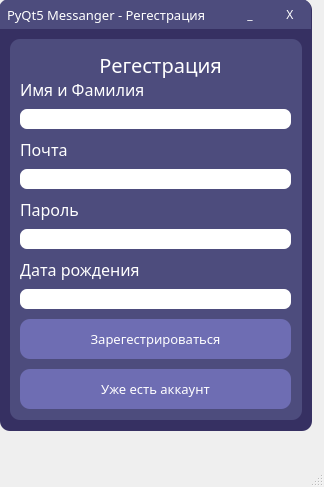
<?xml version="1.0" encoding="UTF-8"?>
<ui version="4.0">
 <class>MainWindow</class>
 <widget class="QMainWindow" name="MainWindow">
  <property name="geometry">
   <rect>
    <x>0</x>
    <y>0</y>
    <width>324</width>
    <height>487</height>
   </rect>
  </property>
  <property name="windowTitle">
   <string>MainWindow</string>
  </property>
  <widget class="QWidget" name="centralwidget">
   <widget class="QFrame" name="app">
    <property name="geometry">
     <rect>
      <x>0</x>
      <y>0</y>
      <width>312</width>
      <height>431</height>
     </rect>
    </property>
    <property name="styleSheet">
     <string notr="true">QFrame{
	border-radius: 10px;
	background-color: #363062;
}</string>
    </property>
    <property name="frameShape">
     <enum>QFrame::StyledPanel</enum>
    </property>
    <property name="frameShadow">
     <enum>QFrame::Raised</enum>
    </property>
    <widget class="QFrame" name="header">
     <property name="geometry">
      <rect>
       <x>-1</x>
       <y>-1</y>
       <width>312</width>
       <height>30</height>
      </rect>
     </property>
     <property name="styleSheet">
      <string notr="true">QFrame{
	border-bottom-left-radius: 0px;
	border-bottom-right-radius: 0px;
	background-color: #4D4C7D;
}</string>
     </property>
     <property name="frameShape">
      <enum>QFrame::StyledPanel</enum>
     </property>
     <property name="frameShadow">
      <enum>QFrame::Raised</enum>
     </property>
     <widget class="QPushButton" name="close_app">
      <property name="geometry">
       <rect>
        <x>271</x>
        <y>0</y>
        <width>40</width>
        <height>30</height>
       </rect>
      </property>
      <property name="font">
       <font>
        <family>Montserrat Black</family>
        <weight>50</weight>
        <bold>false</bold>
       </font>
      </property>
      <property name="styleSheet">
       <string notr="true">QPushButton{
	color: white;
	border: none;
	border-top-right-radius: 10px;
	background-color: #4D4C7D;
}

QPushButton:hover{
	background-color: #6e6db3;
}

QPushButton:pressed{
	color: #EA2F4E;
}</string>
      </property>
      <property name="text">
       <string>X</string>
      </property>
     </widget>
     <widget class="QPushButton" name="turn_app">
      <property name="geometry">
       <rect>
        <x>231</x>
        <y>0</y>
        <width>40</width>
        <height>30</height>
       </rect>
      </property>
      <property name="font">
       <font>
        <family>Montserrat Black</family>
       </font>
      </property>
      <property name="styleSheet">
       <string notr="true">QPushButton{
	color: white;
	border: none;
	background-color: #4D4C7D;
}

QPushButton:hover{
	background-color: #6e6db3;
}

QPushButton:pressed{
	color: #EA2F4E;
}</string>
      </property>
      <property name="text">
       <string>_</string>
      </property>
     </widget>
     <widget class="QLabel" name="name_program">
      <property name="geometry">
       <rect>
        <x>8</x>
        <y>0</y>
        <width>221</width>
        <height>31</height>
       </rect>
      </property>
      <property name="palette">
       <palette>
        <active>
         <colorrole role="WindowText">
          <brush brushstyle="SolidPattern">
           <color alpha="255">
            <red>255</red>
            <green>255</green>
            <blue>255</blue>
           </color>
          </brush>
         </colorrole>
         <colorrole role="Button">
          <brush brushstyle="SolidPattern">
           <color alpha="255">
            <red>77</red>
            <green>76</green>
            <blue>125</blue>
           </color>
          </brush>
         </colorrole>
         <colorrole role="Base">
          <brush brushstyle="SolidPattern">
           <color alpha="255">
            <red>77</red>
            <green>76</green>
            <blue>125</blue>
           </color>
          </brush>
         </colorrole>
         <colorrole role="Window">
          <brush brushstyle="SolidPattern">
           <color alpha="255">
            <red>77</red>
            <green>76</green>
            <blue>125</blue>
           </color>
          </brush>
         </colorrole>
        </active>
        <inactive>
         <colorrole role="WindowText">
          <brush brushstyle="SolidPattern">
           <color alpha="255">
            <red>255</red>
            <green>255</green>
            <blue>255</blue>
           </color>
          </brush>
         </colorrole>
         <colorrole role="Button">
          <brush brushstyle="SolidPattern">
           <color alpha="255">
            <red>77</red>
            <green>76</green>
            <blue>125</blue>
           </color>
          </brush>
         </colorrole>
         <colorrole role="Base">
          <brush brushstyle="SolidPattern">
           <color alpha="255">
            <red>77</red>
            <green>76</green>
            <blue>125</blue>
           </color>
          </brush>
         </colorrole>
         <colorrole role="Window">
          <brush brushstyle="SolidPattern">
           <color alpha="255">
            <red>77</red>
            <green>76</green>
            <blue>125</blue>
           </color>
          </brush>
         </colorrole>
        </inactive>
        <disabled>
         <colorrole role="WindowText">
          <brush brushstyle="SolidPattern">
           <color alpha="255">
            <red>120</red>
            <green>120</green>
            <blue>120</blue>
           </color>
          </brush>
         </colorrole>
         <colorrole role="Button">
          <brush brushstyle="SolidPattern">
           <color alpha="255">
            <red>77</red>
            <green>76</green>
            <blue>125</blue>
           </color>
          </brush>
         </colorrole>
         <colorrole role="Base">
          <brush brushstyle="SolidPattern">
           <color alpha="255">
            <red>77</red>
            <green>76</green>
            <blue>125</blue>
           </color>
          </brush>
         </colorrole>
         <colorrole role="Window">
          <brush brushstyle="SolidPattern">
           <color alpha="255">
            <red>77</red>
            <green>76</green>
            <blue>125</blue>
           </color>
          </brush>
         </colorrole>
        </disabled>
       </palette>
      </property>
      <property name="font">
       <font>
        <family>Montserrat Medium</family>
        <pointsize>10</pointsize>
       </font>
      </property>
      <property name="text">
       <string>PyQt5 Messanger - Регестрация</string>
      </property>
     </widget>
    </widget>
    <widget class="QFrame" name="regestration">
     <property name="geometry">
      <rect>
       <x>10</x>
       <y>39</y>
       <width>292</width>
       <height>381</height>
      </rect>
     </property>
     <property name="styleSheet">
      <string notr="true">QFrame{
	background-color: #4D4C7D;
}</string>
     </property>
     <property name="frameShape">
      <enum>QFrame::StyledPanel</enum>
     </property>
     <property name="frameShadow">
      <enum>QFrame::Raised</enum>
     </property>
     <widget class="QLabel" name="text_regestration">
      <property name="geometry">
       <rect>
        <x>70</x>
        <y>10</y>
        <width>161</width>
        <height>31</height>
       </rect>
      </property>
      <property name="palette">
       <palette>
        <active>
         <colorrole role="WindowText">
          <brush brushstyle="SolidPattern">
           <color alpha="255">
            <red>255</red>
            <green>255</green>
            <blue>255</blue>
           </color>
          </brush>
         </colorrole>
         <colorrole role="Button">
          <brush brushstyle="SolidPattern">
           <color alpha="255">
            <red>77</red>
            <green>76</green>
            <blue>125</blue>
           </color>
          </brush>
         </colorrole>
         <colorrole role="Base">
          <brush brushstyle="SolidPattern">
           <color alpha="255">
            <red>77</red>
            <green>76</green>
            <blue>125</blue>
           </color>
          </brush>
         </colorrole>
         <colorrole role="Window">
          <brush brushstyle="SolidPattern">
           <color alpha="255">
            <red>77</red>
            <green>76</green>
            <blue>125</blue>
           </color>
          </brush>
         </colorrole>
        </active>
        <inactive>
         <colorrole role="WindowText">
          <brush brushstyle="SolidPattern">
           <color alpha="255">
            <red>255</red>
            <green>255</green>
            <blue>255</blue>
           </color>
          </brush>
         </colorrole>
         <colorrole role="Button">
          <brush brushstyle="SolidPattern">
           <color alpha="255">
            <red>77</red>
            <green>76</green>
            <blue>125</blue>
           </color>
          </brush>
         </colorrole>
         <colorrole role="Base">
          <brush brushstyle="SolidPattern">
           <color alpha="255">
            <red>77</red>
            <green>76</green>
            <blue>125</blue>
           </color>
          </brush>
         </colorrole>
         <colorrole role="Window">
          <brush brushstyle="SolidPattern">
           <color alpha="255">
            <red>77</red>
            <green>76</green>
            <blue>125</blue>
           </color>
          </brush>
         </colorrole>
        </inactive>
        <disabled>
         <colorrole role="WindowText">
          <brush brushstyle="SolidPattern">
           <color alpha="255">
            <red>120</red>
            <green>120</green>
            <blue>120</blue>
           </color>
          </brush>
         </colorrole>
         <colorrole role="Button">
          <brush brushstyle="SolidPattern">
           <color alpha="255">
            <red>77</red>
            <green>76</green>
            <blue>125</blue>
           </color>
          </brush>
         </colorrole>
         <colorrole role="Base">
          <brush brushstyle="SolidPattern">
           <color alpha="255">
            <red>77</red>
            <green>76</green>
            <blue>125</blue>
           </color>
          </brush>
         </colorrole>
         <colorrole role="Window">
          <brush brushstyle="SolidPattern">
           <color alpha="255">
            <red>77</red>
            <green>76</green>
            <blue>125</blue>
           </color>
          </brush>
         </colorrole>
        </disabled>
       </palette>
      </property>
      <property name="font">
       <font>
        <family>Montserrat ExtraBold</family>
        <pointsize>15</pointsize>
       </font>
      </property>
      <property name="text">
       <string>Регестрация</string>
      </property>
      <property name="scaledContents">
       <bool>false</bool>
      </property>
      <property name="alignment">
       <set>Qt::AlignCenter</set>
      </property>
     </widget>
     <widget class="QLabel" name="text_mail">
      <property name="geometry">
       <rect>
        <x>10</x>
        <y>100</y>
        <width>171</width>
        <height>21</height>
       </rect>
      </property>
      <property name="palette">
       <palette>
        <active>
         <colorrole role="WindowText">
          <brush brushstyle="SolidPattern">
           <color alpha="255">
            <red>255</red>
            <green>255</green>
            <blue>255</blue>
           </color>
          </brush>
         </colorrole>
         <colorrole role="Button">
          <brush brushstyle="SolidPattern">
           <color alpha="255">
            <red>77</red>
            <green>76</green>
            <blue>125</blue>
           </color>
          </brush>
         </colorrole>
         <colorrole role="Base">
          <brush brushstyle="SolidPattern">
           <color alpha="255">
            <red>77</red>
            <green>76</green>
            <blue>125</blue>
           </color>
          </brush>
         </colorrole>
         <colorrole role="Window">
          <brush brushstyle="SolidPattern">
           <color alpha="255">
            <red>77</red>
            <green>76</green>
            <blue>125</blue>
           </color>
          </brush>
         </colorrole>
        </active>
        <inactive>
         <colorrole role="WindowText">
          <brush brushstyle="SolidPattern">
           <color alpha="255">
            <red>255</red>
            <green>255</green>
            <blue>255</blue>
           </color>
          </brush>
         </colorrole>
         <colorrole role="Button">
          <brush brushstyle="SolidPattern">
           <color alpha="255">
            <red>77</red>
            <green>76</green>
            <blue>125</blue>
           </color>
          </brush>
         </colorrole>
         <colorrole role="Base">
          <brush brushstyle="SolidPattern">
           <color alpha="255">
            <red>77</red>
            <green>76</green>
            <blue>125</blue>
           </color>
          </brush>
         </colorrole>
         <colorrole role="Window">
          <brush brushstyle="SolidPattern">
           <color alpha="255">
            <red>77</red>
            <green>76</green>
            <blue>125</blue>
           </color>
          </brush>
         </colorrole>
        </inactive>
        <disabled>
         <colorrole role="WindowText">
          <brush brushstyle="SolidPattern">
           <color alpha="255">
            <red>120</red>
            <green>120</green>
            <blue>120</blue>
           </color>
          </brush>
         </colorrole>
         <colorrole role="Button">
          <brush brushstyle="SolidPattern">
           <color alpha="255">
            <red>77</red>
            <green>76</green>
            <blue>125</blue>
           </color>
          </brush>
         </colorrole>
         <colorrole role="Base">
          <brush brushstyle="SolidPattern">
           <color alpha="255">
            <red>77</red>
            <green>76</green>
            <blue>125</blue>
           </color>
          </brush>
         </colorrole>
         <colorrole role="Window">
          <brush brushstyle="SolidPattern">
           <color alpha="255">
            <red>77</red>
            <green>76</green>
            <blue>125</blue>
           </color>
          </brush>
         </colorrole>
        </disabled>
       </palette>
      </property>
      <property name="font">
       <font>
        <family>Montserrat SemiBold</family>
        <pointsize>12</pointsize>
       </font>
      </property>
      <property name="text">
       <string>Почта</string>
      </property>
     </widget>
     <widget class="QLineEdit" name="line_edit_mail">
      <property name="geometry">
       <rect>
        <x>10</x>
        <y>130</y>
        <width>271</width>
        <height>20</height>
       </rect>
      </property>
      <property name="styleSheet">
       <string notr="true">QLineEdit{
	border-radius: 7px;
	padding: 2px;
}</string>
      </property>
      <property name="text">
       <string/>
      </property>
     </widget>
     <widget class="QLineEdit" name="line_edit_password">
      <property name="geometry">
       <rect>
        <x>10</x>
        <y>190</y>
        <width>271</width>
        <height>20</height>
       </rect>
      </property>
      <property name="styleSheet">
       <string notr="true">QLineEdit{
	border-radius: 7px;
	padding: 2px;
}</string>
      </property>
      <property name="text">
       <string/>
      </property>
     </widget>
     <widget class="QLabel" name="text_password">
      <property name="geometry">
       <rect>
        <x>10</x>
        <y>160</y>
        <width>171</width>
        <height>21</height>
       </rect>
      </property>
      <property name="palette">
       <palette>
        <active>
         <colorrole role="WindowText">
          <brush brushstyle="SolidPattern">
           <color alpha="255">
            <red>255</red>
            <green>255</green>
            <blue>255</blue>
           </color>
          </brush>
         </colorrole>
         <colorrole role="Button">
          <brush brushstyle="SolidPattern">
           <color alpha="255">
            <red>77</red>
            <green>76</green>
            <blue>125</blue>
           </color>
          </brush>
         </colorrole>
         <colorrole role="Base">
          <brush brushstyle="SolidPattern">
           <color alpha="255">
            <red>77</red>
            <green>76</green>
            <blue>125</blue>
           </color>
          </brush>
         </colorrole>
         <colorrole role="Window">
          <brush brushstyle="SolidPattern">
           <color alpha="255">
            <red>77</red>
            <green>76</green>
            <blue>125</blue>
           </color>
          </brush>
         </colorrole>
        </active>
        <inactive>
         <colorrole role="WindowText">
          <brush brushstyle="SolidPattern">
           <color alpha="255">
            <red>255</red>
            <green>255</green>
            <blue>255</blue>
           </color>
          </brush>
         </colorrole>
         <colorrole role="Button">
          <brush brushstyle="SolidPattern">
           <color alpha="255">
            <red>77</red>
            <green>76</green>
            <blue>125</blue>
           </color>
          </brush>
         </colorrole>
         <colorrole role="Base">
          <brush brushstyle="SolidPattern">
           <color alpha="255">
            <red>77</red>
            <green>76</green>
            <blue>125</blue>
           </color>
          </brush>
         </colorrole>
         <colorrole role="Window">
          <brush brushstyle="SolidPattern">
           <color alpha="255">
            <red>77</red>
            <green>76</green>
            <blue>125</blue>
           </color>
          </brush>
         </colorrole>
        </inactive>
        <disabled>
         <colorrole role="WindowText">
          <brush brushstyle="SolidPattern">
           <color alpha="255">
            <red>120</red>
            <green>120</green>
            <blue>120</blue>
           </color>
          </brush>
         </colorrole>
         <colorrole role="Button">
          <brush brushstyle="SolidPattern">
           <color alpha="255">
            <red>77</red>
            <green>76</green>
            <blue>125</blue>
           </color>
          </brush>
         </colorrole>
         <colorrole role="Base">
          <brush brushstyle="SolidPattern">
           <color alpha="255">
            <red>77</red>
            <green>76</green>
            <blue>125</blue>
           </color>
          </brush>
         </colorrole>
         <colorrole role="Window">
          <brush brushstyle="SolidPattern">
           <color alpha="255">
            <red>77</red>
            <green>76</green>
            <blue>125</blue>
           </color>
          </brush>
         </colorrole>
        </disabled>
       </palette>
      </property>
      <property name="font">
       <font>
        <family>Montserrat SemiBold</family>
        <pointsize>12</pointsize>
       </font>
      </property>
      <property name="text">
       <string>Пароль</string>
      </property>
     </widget>
     <widget class="QLineEdit" name="line_edit_name">
      <property name="geometry">
       <rect>
        <x>10</x>
        <y>70</y>
        <width>271</width>
        <height>20</height>
       </rect>
      </property>
      <property name="styleSheet">
       <string notr="true">QLineEdit{
	border-radius: 7px;
	padding: 2px;
}</string>
      </property>
      <property name="text">
       <string/>
      </property>
     </widget>
     <widget class="QLabel" name="text_name">
      <property name="geometry">
       <rect>
        <x>10</x>
        <y>40</y>
        <width>171</width>
        <height>21</height>
       </rect>
      </property>
      <property name="palette">
       <palette>
        <active>
         <colorrole role="WindowText">
          <brush brushstyle="SolidPattern">
           <color alpha="255">
            <red>255</red>
            <green>255</green>
            <blue>255</blue>
           </color>
          </brush>
         </colorrole>
         <colorrole role="Button">
          <brush brushstyle="SolidPattern">
           <color alpha="255">
            <red>77</red>
            <green>76</green>
            <blue>125</blue>
           </color>
          </brush>
         </colorrole>
         <colorrole role="Base">
          <brush brushstyle="SolidPattern">
           <color alpha="255">
            <red>77</red>
            <green>76</green>
            <blue>125</blue>
           </color>
          </brush>
         </colorrole>
         <colorrole role="Window">
          <brush brushstyle="SolidPattern">
           <color alpha="255">
            <red>77</red>
            <green>76</green>
            <blue>125</blue>
           </color>
          </brush>
         </colorrole>
        </active>
        <inactive>
         <colorrole role="WindowText">
          <brush brushstyle="SolidPattern">
           <color alpha="255">
            <red>255</red>
            <green>255</green>
            <blue>255</blue>
           </color>
          </brush>
         </colorrole>
         <colorrole role="Button">
          <brush brushstyle="SolidPattern">
           <color alpha="255">
            <red>77</red>
            <green>76</green>
            <blue>125</blue>
           </color>
          </brush>
         </colorrole>
         <colorrole role="Base">
          <brush brushstyle="SolidPattern">
           <color alpha="255">
            <red>77</red>
            <green>76</green>
            <blue>125</blue>
           </color>
          </brush>
         </colorrole>
         <colorrole role="Window">
          <brush brushstyle="SolidPattern">
           <color alpha="255">
            <red>77</red>
            <green>76</green>
            <blue>125</blue>
           </color>
          </brush>
         </colorrole>
        </inactive>
        <disabled>
         <colorrole role="WindowText">
          <brush brushstyle="SolidPattern">
           <color alpha="255">
            <red>120</red>
            <green>120</green>
            <blue>120</blue>
           </color>
          </brush>
         </colorrole>
         <colorrole role="Button">
          <brush brushstyle="SolidPattern">
           <color alpha="255">
            <red>77</red>
            <green>76</green>
            <blue>125</blue>
           </color>
          </brush>
         </colorrole>
         <colorrole role="Base">
          <brush brushstyle="SolidPattern">
           <color alpha="255">
            <red>77</red>
            <green>76</green>
            <blue>125</blue>
           </color>
          </brush>
         </colorrole>
         <colorrole role="Window">
          <brush brushstyle="SolidPattern">
           <color alpha="255">
            <red>77</red>
            <green>76</green>
            <blue>125</blue>
           </color>
          </brush>
         </colorrole>
        </disabled>
       </palette>
      </property>
      <property name="font">
       <font>
        <family>Montserrat SemiBold</family>
        <pointsize>12</pointsize>
       </font>
      </property>
      <property name="text">
       <string>Имя и Фамилия</string>
      </property>
     </widget>
     <widget class="QLabel" name="text_date_of_birth">
      <property name="geometry">
       <rect>
        <x>10</x>
        <y>220</y>
        <width>171</width>
        <height>21</height>
       </rect>
      </property>
      <property name="palette">
       <palette>
        <active>
         <colorrole role="WindowText">
          <brush brushstyle="SolidPattern">
           <color alpha="255">
            <red>255</red>
            <green>255</green>
            <blue>255</blue>
           </color>
          </brush>
         </colorrole>
         <colorrole role="Button">
          <brush brushstyle="SolidPattern">
           <color alpha="255">
            <red>77</red>
            <green>76</green>
            <blue>125</blue>
           </color>
          </brush>
         </colorrole>
         <colorrole role="Base">
          <brush brushstyle="SolidPattern">
           <color alpha="255">
            <red>77</red>
            <green>76</green>
            <blue>125</blue>
           </color>
          </brush>
         </colorrole>
         <colorrole role="Window">
          <brush brushstyle="SolidPattern">
           <color alpha="255">
            <red>77</red>
            <green>76</green>
            <blue>125</blue>
           </color>
          </brush>
         </colorrole>
        </active>
        <inactive>
         <colorrole role="WindowText">
          <brush brushstyle="SolidPattern">
           <color alpha="255">
            <red>255</red>
            <green>255</green>
            <blue>255</blue>
           </color>
          </brush>
         </colorrole>
         <colorrole role="Button">
          <brush brushstyle="SolidPattern">
           <color alpha="255">
            <red>77</red>
            <green>76</green>
            <blue>125</blue>
           </color>
          </brush>
         </colorrole>
         <colorrole role="Base">
          <brush brushstyle="SolidPattern">
           <color alpha="255">
            <red>77</red>
            <green>76</green>
            <blue>125</blue>
           </color>
          </brush>
         </colorrole>
         <colorrole role="Window">
          <brush brushstyle="SolidPattern">
           <color alpha="255">
            <red>77</red>
            <green>76</green>
            <blue>125</blue>
           </color>
          </brush>
         </colorrole>
        </inactive>
        <disabled>
         <colorrole role="WindowText">
          <brush brushstyle="SolidPattern">
           <color alpha="255">
            <red>120</red>
            <green>120</green>
            <blue>120</blue>
           </color>
          </brush>
         </colorrole>
         <colorrole role="Button">
          <brush brushstyle="SolidPattern">
           <color alpha="255">
            <red>77</red>
            <green>76</green>
            <blue>125</blue>
           </color>
          </brush>
         </colorrole>
         <colorrole role="Base">
          <brush brushstyle="SolidPattern">
           <color alpha="255">
            <red>77</red>
            <green>76</green>
            <blue>125</blue>
           </color>
          </brush>
         </colorrole>
         <colorrole role="Window">
          <brush brushstyle="SolidPattern">
           <color alpha="255">
            <red>77</red>
            <green>76</green>
            <blue>125</blue>
           </color>
          </brush>
         </colorrole>
        </disabled>
       </palette>
      </property>
      <property name="font">
       <font>
        <family>Montserrat SemiBold</family>
        <pointsize>12</pointsize>
       </font>
      </property>
      <property name="text">
       <string>Дата рождения</string>
      </property>
     </widget>
     <widget class="QLineEdit" name="line_edit_date_of_bitrh">
      <property name="geometry">
       <rect>
        <x>10</x>
        <y>250</y>
        <width>271</width>
        <height>20</height>
       </rect>
      </property>
      <property name="styleSheet">
       <string notr="true">QLineEdit{
	border-radius: 7px;
	padding: 2px;
}</string>
      </property>
      <property name="text">
       <string/>
      </property>
     </widget>
     <widget class="QPushButton" name="btn_regestration">
      <property name="geometry">
       <rect>
        <x>10</x>
        <y>280</y>
        <width>271</width>
        <height>40</height>
       </rect>
      </property>
      <property name="font">
       <font>
        <family>Montserrat ExtraBold</family>
        <pointsize>10</pointsize>
        <weight>50</weight>
        <bold>false</bold>
       </font>
      </property>
      <property name="styleSheet">
       <string notr="true">QPushButton{
	color: white;
	border-radius: 10px;
	background-color: #6e6db3;
}

QPushButton:hover{
	background-color: #363557;
}

QPushButton:pressed{
	background-color: #363557;
}</string>
      </property>
      <property name="text">
       <string>Зарегестрироваться</string>
      </property>
     </widget>
     <widget class="QPushButton" name="btn_login">
      <property name="geometry">
       <rect>
        <x>10</x>
        <y>330</y>
        <width>271</width>
        <height>40</height>
       </rect>
      </property>
      <property name="font">
       <font>
        <family>Montserrat ExtraBold</family>
        <pointsize>10</pointsize>
        <weight>50</weight>
        <bold>false</bold>
       </font>
      </property>
      <property name="styleSheet">
       <string notr="true">QPushButton{
	color: white;
	border-radius: 10px;
	background-color: #6e6db3;
}

QPushButton:hover{
	background-color: #363557;
}

QPushButton:pressed{
	background-color: #363557;
}</string>
      </property>
      <property name="text">
       <string>Уже есть аккаунт</string>
      </property>
     </widget>
    </widget>
   </widget>
  </widget>
  <widget class="QMenuBar" name="menubar">
   <property name="geometry">
    <rect>
     <x>0</x>
     <y>0</y>
     <width>324</width>
     <height>21</height>
    </rect>
   </property>
  </widget>
  <widget class="QStatusBar" name="statusbar"/>
 </widget>
 <resources/>
 <connections/>
</ui>
